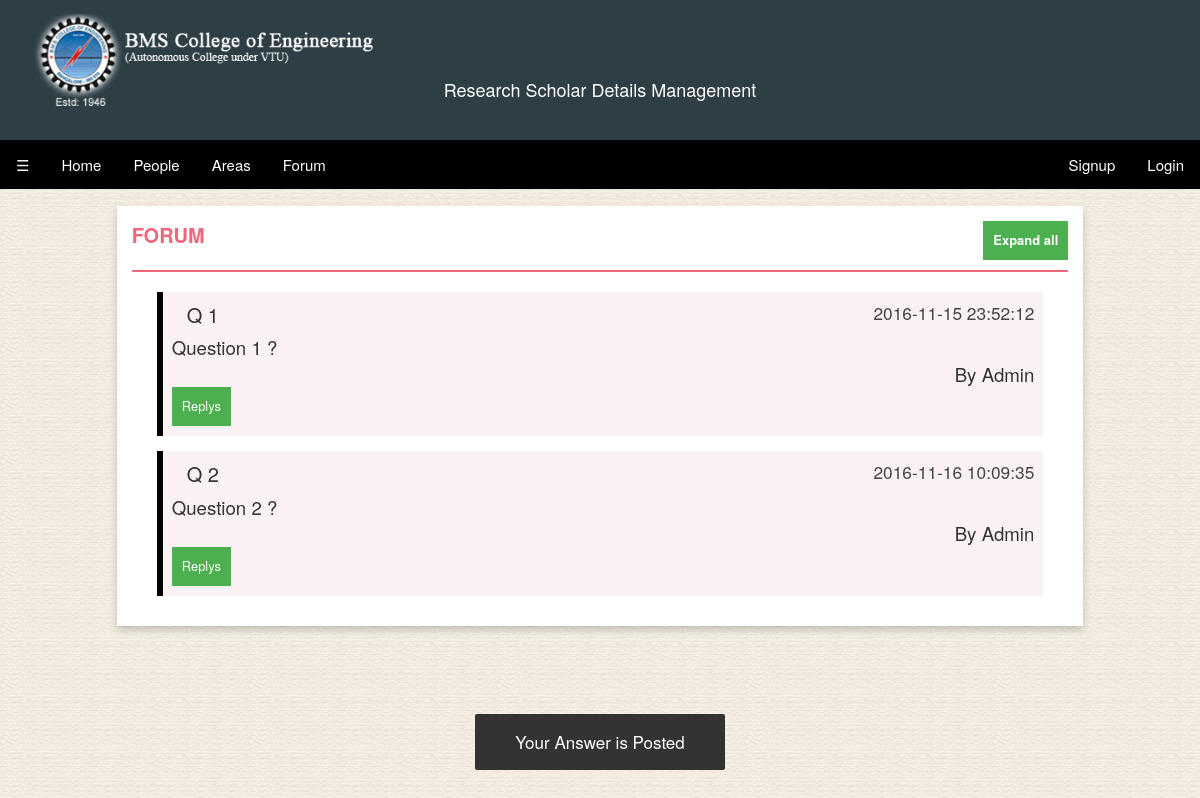
Page /research/forum.php?not=anss on the committed database.
### tables this page shows
CREATE TABLE IF NOT EXISTS `forum_q` (
  `qn` int(11) NOT NULL AUTO_INCREMENT,
  `usn` varchar(12) NOT NULL,
  `tt` varchar(50) NOT NULL,
  `qut` varchar(300) NOT NULL,
  `dt` datetime NOT NULL DEFAULT CURRENT_TIMESTAMP,
  PRIMARY KEY (`qn`)
);

### research/forum.php (the view, shortened to what this page needs)
<!DOCTYPE html>
<html>
<head>
	<link rel="stylesheet" href="https://maxcdn.bootstrapcdn.com/bootstrap/3.3.7/css/bootstrap.min.css">
	<link rel="stylesheet" href="animate.css">
	<link rel="stylesheet" href="mycss.css">
</head>
<body>
	<div id="ans">Your Answer is Posted</div>
	<div class="headerf">
			<?php
				include "main.php";
				$stat=$_SESSION["status"];
			?>
		<div class="col-md-12 col-sm-12 col-xs-12" style="background-color:#2D3E45;height:140px;">
			<div class="col-md-4 col-sm-4 col-xs-4">
				<a href="http://bmsce.ac.in/department/computer-science-and-engineering">
					<img src="logo.png" class="img-responsive im animated pulse" alt="BMS COLLEGE OF ENGENEERING"/>
				</a>
			</div>
			<div class="col-md-4 col-sm-4 col-xs-4">
				<h4 align="center" id="hd" style="color:white;padding-top:70px;">Research Scholar Details Management</h4>
			</div>
		</div>
		<ul class="tab col-md-12 col-sm-12 col-xs-12" style="width:100%;">
			<li><a style="cursor:pointer" class="tablinks" onclick="openNav()">&#9776;</a></li>
			<li><a href = "home.php" class="tablinks active">Home</a></li>
			<?php
				if($stat && $_SESSION["type"] != "scholar")
					echo "<li><a href = 'res_people.php' class='tablinks'>People</a></li>";
				else
					echo "<li><a href = 'people.php' class='tablinks'>People</a></li>";
			?>
			<li><a href = "area.php" class="tablinks">Areas</a></li>
			<li><a href = "forum.php" class="tablinks">Forum</a></li>
			<?php
				if($stat)
				{
					echo "<li><a href = 'report.php' class='tablinks'>Report</a></li>";
					echo "<li style='float:right;'><a href = 'logout.php' class='tablinks'>Logout</a></li>";
					if($_SESSION["type"] == "scholar")
						$pg = "sprof.php";
					elseif($_SESSION["type"] == "admin")
						$pg = "aprof.php";
					elseif($_SESSION["type"] == "hod")
						$pg = "hprof.php";
					elseif($_SESSION["type"] == "rh")
						$pg = "rprof.php";
					if($_SESSION["type"] != "admin")
					echo "<li style='float:right;'><a href = '".$pg."' class='tablinks' style='cursor:pointer;'>". ($name) ."</a></li>";
					echo "<li style='float:right;'><a href = '".$pg."' class='tablinks' style='cursor:pointer;'>". ($usn) ."</a></li>";
				}
				else
				{
					echo "<li style='float:right;'><a data-toggle='modal' data-target='#lg' class='tablinks' style='cursor:pointer;'>Login</a></li>";
					echo "<li style='float:right;'><a href = 'form.php' class='tablinks'>Signup</a></li>";
				}
					?>
		</ul>
	</div>
	<div id="main" onclick="closeNav()">
		<div class="col-md-offset-1 col-md-10 col-sm-10 col-xs-10 card" style="margin-top:16px;">
			<div class="page-head-line">Forum<button style="float:right;" class="btnsu" onclick="tansall()">Expand all</button></div>
			<?php
				$q1 = "SELECT * FROM `forum_q`";
				$result1 = mysqli_query($dbhandle,$q1);
				while($row = mysqli_fetch_assoc($result1))
				{
					echo "<div class='qs'>";
					$usnum = $row['usn'];
					$rss = mysqli_query($dbhandle,"SELECT name FROM `scholar` WHERE usn='$usnum'");
					$u = mysqli_fetch_assoc($rss);
					echo "<div style='font-size:15pt;padding-left:15px;margin-bottom:5px;'>".$row['tt']."<span style='font-size:13pt;color:#464343;float:right;'>".$row['dt']."</span></div>".$row['qut'];
					echo "<br /><div style='float:right;'>By ".$u['name']."</div><br />";
					echo "<button class='btnsu' onclick='tans(".$row['qn'].")'>Replys</button>";
					echo "<div style='display:none;' id='".$row['qn']."'>";
					echo "</div></div>";
				}
			?>
		</div>
	</div>
</body>
</html>

### research/mycss.css (style rules this page uses)
body,html { height:100%; width:100%; background:url(bg.jpg) repeat; }
.headerf { position:fixed; width:100%; z-index:99; }
.im { height:110px; float:left; padding-top:10px; padding-left:4px; }
ul.tab { list-style-type: none; margin: 0; padding: 0; overflow: hidden; background-color: #000000; }
ul.tab li { float: left; }
ul.tab li a { display: inline-block; color: white; background-color: black; text-align: center; padding: 14px 16px; text-decoration: none; transition: 0.3s; font-size: 15px; }
ul.tab li a:focus, .active { color: #000000; background-color: #EEEEEE; }
.card { background-color:white; box-shadow: 0 4px 8px 0 rgba(0,0,0,0.2); transition: 0.3s; padding: 15px 15px; }
.page-head-line { font-weight: 900; padding-bottom: 20px; border-bottom: 2px solid #F0677C; text-transform: uppercase; color: #F0677C; font-size: 20px; margin-bottom: 20px; }
#main { transition: margin-left .5s; padding: 20px; opacity: 1; position:relative; top:170px; }
.qs { background-color: #FAF2F2; border-left: 6px solid black; margin-top: 5px; margin-bottom: 15px; margin-left: 25px; margin-right: 25px; padding: 9px; font-size:14pt; }
.btnsu { position: relative; background-color: #4CAF50; border: none; font-size: 13px; color: #FFFFFF; padding: 10px; text-align: center; transition-duration: 0.4s; text-decoration: none; margin-bottom: 1px; overflow: hidden; cursor: pointer; }
.btnsu:after { content: ""; background: #90EE90; display: block; position: absolute; padding-top: 300%; padding-left: 350%; margin-left: -20px!important; margin-top: -120%; opacity: 0; transition: all 0.8s }
#s,#u,#upd,#updu,#puba,#adel,#ss,#psw,#upbox,#kickout,#kickoutu,#reset,#lo,#ques,#ans,#pubd,#updel,#suus,#mail { visibility: hidden; min-width: 250px; margin-left: -125px; background-color: #333; color: #fff; text-align: center; border-radius: 2px; padding: 16px; position: fixed; z-index: 1; left: 50%; bottom: 30px; font-size: 17px; transition: 0.5s; }

### rows in the picture
forum_q: tt "Q 1", dt "2016-11-15 23:52:12", qut "Question 1 ?", name "Admin"
forum_q: tt "Q 2", dt "2016-11-16 10:09:35", qut "Question 2 ?", name "Admin"
